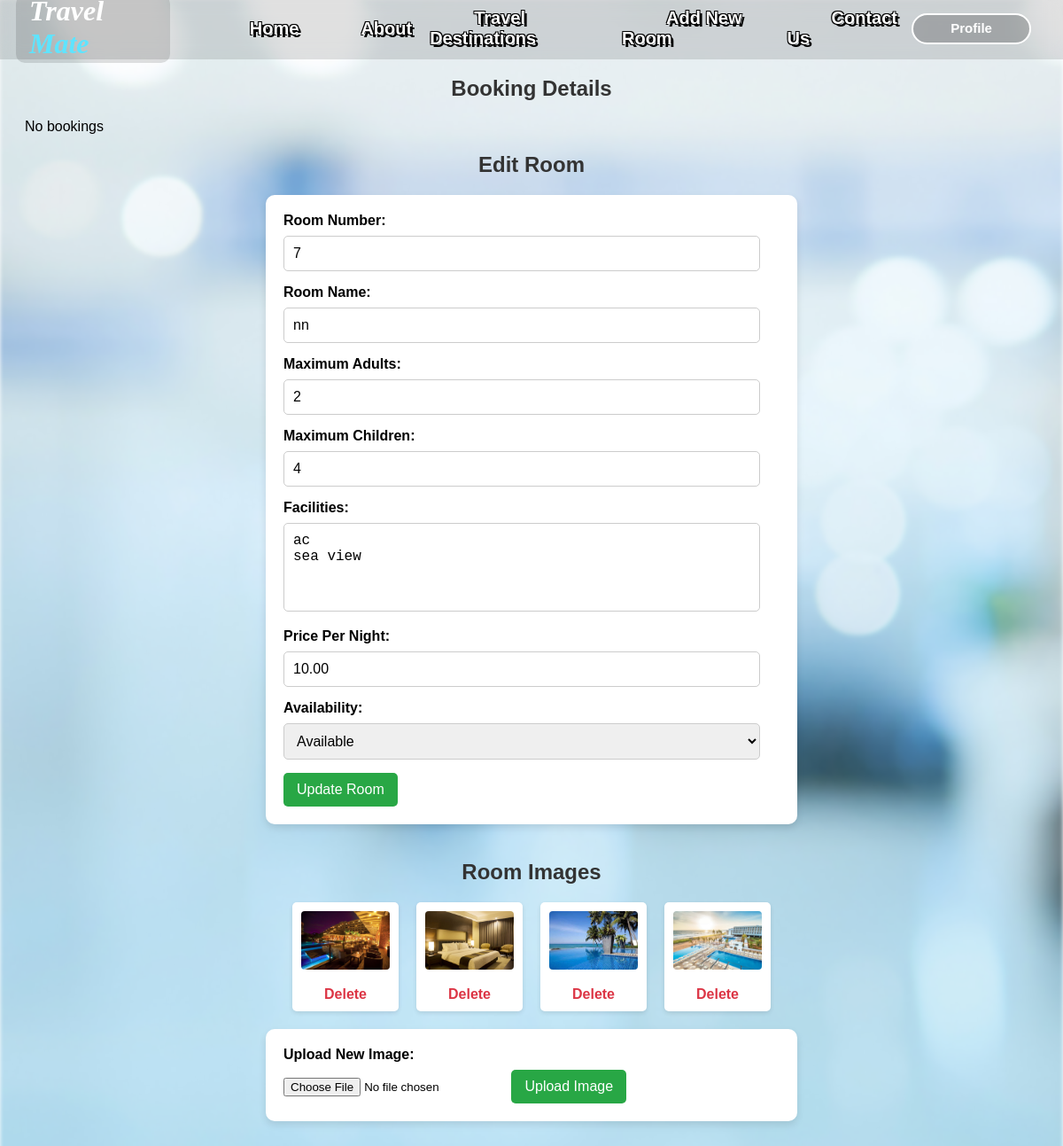
Screenshot of /edit_room.php?room_id=14 (signed in) with the database file from the repository.
### tables this page shows
CREATE TABLE `rooms` (
  `room_id` int(11) NOT NULL,
  `hotel_id` int(11) DEFAULT NULL,
  `room_name` varchar(255) NOT NULL,
  `room_number` int(255) NOT NULL,
  `price_per_night` decimal(10,2) NOT NULL,
  `max_adults` int(11) NOT NULL,
  `max_children` int(11) NOT NULL,
  `availability` varchar(255) NOT NULL,
  `hotel_name` varchar(255) DEFAULT NULL,
  `facilities` varchar(255) NOT NULL
);

CREATE TABLE `room_images` (
  `image_id` int(11) NOT NULL,
  `room_id` int(11) DEFAULT NULL,
  `image_path` varchar(255) DEFAULT NULL
);

### edit_room.php (the view, shortened to what this page needs)
<?php
include('config.php');
$room_id = isset($_GET['room_id']) ? $_GET['room_id'] : 0;
$stmt = $conn->prepare("SELECT * FROM rooms WHERE room_id = ?");
$stmt->bind_param("i", $room_id);
$stmt->execute();
$room = $stmt->get_result()->fetch_assoc();
$imageStmt = $conn->prepare("SELECT * FROM room_images WHERE room_id = ?");
$imageStmt->bind_param("i", $room_id);
$imageStmt->execute();
$images = $imageStmt->get_result();
?>
<!DOCTYPE html>
<html lang="en">
<head>
    <link rel="stylesheet" href="edit_room.css">
</head>
<body>
    <?php include('header.php');?>
    <div class="div1">
        <h2>Booking Details</h2>
        <p><?php
            $stmt = $conn->prepare("SELECT booking_id, start_date, end_date FROM bookings WHERE room_id = ?");
            $stmt->bind_param("i", $room['room_id']);
            $stmt->execute();
            $booking_result = $stmt->get_result();
            if ($booking_result->num_rows > 0) {
                while ($booking = $booking_result->fetch_assoc()) {
                    echo "<a href='booking_details.php?booking_id=" . htmlspecialchars($booking['booking_id']) . "'>";
                    echo "Booked from " . htmlspecialchars($booking['start_date']) . " to " . htmlspecialchars($booking['end_date']) . "</a><br>";
                }
            } else {
                echo "No bookings";
            }
        ?></p>
        <h2>Edit Room</h2>
        <form method="POST" action="edit_room.php">
            <label for="room_number">Room Number:</label>
            <input type="text" name="room_number" value="<?php echo htmlspecialchars($room['room_number'] ?? ''); ?>">
            <label for="room_name">Room Name:</label>
            <input type="text" name="room_name" value="<?php echo htmlspecialchars($room['room_name'] ?? ''); ?>">
            <label for="max_adults">Maximum Adults:</label>
            <input type="number" name="max_adults" value="<?php echo htmlspecialchars($room['max_adults'] ?? ''); ?>">
            <label for="max_children">Maximum Children:</label>
            <input type="number" name="max_children" value="<?php echo htmlspecialchars($room['max_children'] ?? ''); ?>">
            <label for="facilities">Facilities:</label>
            <textarea name="facilities"><?php echo htmlspecialchars($room['facilities'] ?? ''); ?></textarea>
            <label for="price_per_night">Price Per Night:</label>
            <input type="text" name="price_per_night" value="<?php echo htmlspecialchars($room['price_per_night'] ?? ''); ?>">
            <label for="availability">Availability:</label>
            <select name="availability">
                <option value="available" <?php if (($room['availability'] ?? '') == 'available') echo 'selected'; ?>>Available</option>
            </select>
            <button type="submit" name="update_room">Update Room</button>
        </form>
    </div>
    <h2>Room Images</h2>
    <div class="image-gallery">
        <?php if ($images && $images->num_rows > 0) {
            while ($image = $images->fetch_assoc()) { ?>
                <div class="image-item">
                    <img src="<?php echo htmlspecialchars($image['image_path']); ?>" alt="Room Image" style="width: 100px; height: auto;">
                    <a href="edit_room.php?room_id=<?php echo htmlspecialchars($room['room_id']); ?>&delete_image_id=<?php echo htmlspecialchars($image['image_id']); ?>" onclick="return confirm('Are you sure you want to delete this image?');">Delete</a>
                </div>
            <?php }
        } else {
            echo "No images found for this room.";
        } ?>
    </div>
    <form method="POST" action="edit_room.php" enctype="multipart/form-data">
        <label for="image">Upload New Image:</label>
        <input type="file" name="image" id="image" accept="image/*">
        <button type="submit" name="upload_image">Upload Image</button>
    </form>
</body>
</html>

### edit_room.css (style rules this page uses)
body { font-family: Arial, sans-serif; margin-top: 1rem; padding: 20px; }
h2 { text-align: center; color: #333; margin-bottom: 20px; }
form { background-color: white; padding: 20px; border-radius: 10px; box-shadow: 0 4px 8px rgba(0, 0, 0, 0.1); max-width: 600px; margin: 0 auto 40px auto; }
label { font-weight: bold; margin-bottom: 8px; display: block; }
input[type="text"], input[type="number"], textarea, select { width: 96%; padding: 10px; margin-bottom: 15px; border: 1px solid #ccc; border-radius: 5px; font-size: 16px; }
textarea { height: 100px; resize: none; }
button { background-color: #28a745; color: white; padding: 10px 15px; border: none; border-radius: 5px; cursor: pointer; font-size: 16px; margin-right: 10px; transition: background-color 0.3s ease; }
.image-gallery { display: flex; flex-wrap: wrap; justify-content: center; gap: 20px; margin-bottom: 20px; }
.image-item { text-align: center; background-color: white; padding: 10px; border-radius: 5px; box-shadow: 0 2px 5px rgba(0, 0, 0, 0.1); width: 120px; }
.image-item img { max-width: 100%; height: auto; margin-bottom: 10px; border-radius: 4px; }
.image-item a { color: #dc3545; text-decoration: none; font-weight: bold; display: block; margin-top: 5px; transition: color 0.3s ease; }

### header.css (style rules this page uses)
*, *::before, *::after { box-sizing: border-box; }

### rows the page displays
rooms: room_number "7", room_name "nn", max_adults "2", max_children "4", facilities "ac sea view", price_per_night "10.00", availability "Available"
room_images: image_path (picture)
room_images: image_path (picture)
room_images: image_path (picture)
room_images: image_path (picture)
